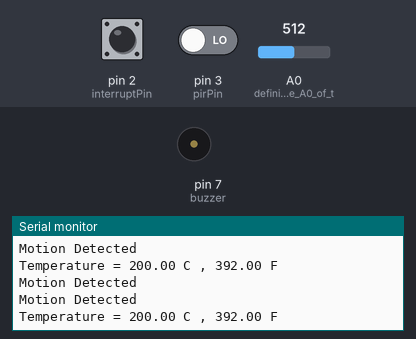
Recording of a sketch running on a simulated Arduino Uno, built with avr-gcc and run on an emulated ATmega328P. On the bench: buzzer (waves = sounding, pin HIGH), the last lines printed to the serial monitor. The inputs (shaded band) are chosen by the test bench; at power-on: pin 2 (interruptPin) LOW, A0 (defining_pin_mode_A0_of_t) = 512, pin 3 (pirPin) LOW.

Above: at 1.2 s.
1.3 s: pin 2 (interruptPin) pulled HIGH for 0.15 s
4.4 s: A0 (defining_pin_mode_A0_of_t) set to 321
At 5.5 s:
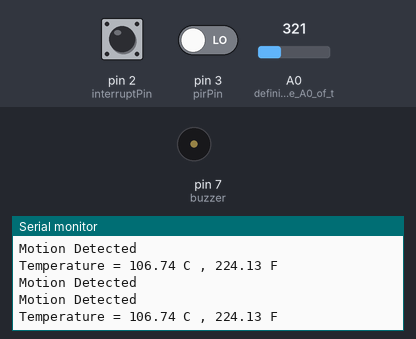
7.4 s: A0 (defining_pin_mode_A0_of_t) set to 297
At 8.5 s:
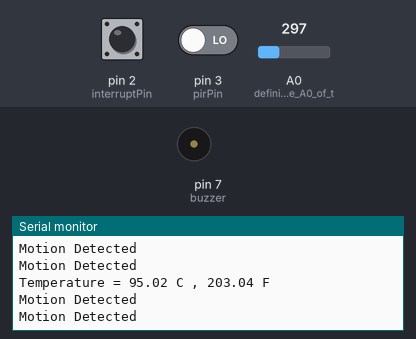
10.4 s: pin 3 (pirPin) driven HIGH
13.4 s: pin 2 (interruptPin) pulled HIGH for 1 s
17.4 s: pin 3 (pirPin) driven LOW
Timing chart, 0 to 20.4 s (numbered marks = the images above; inputs shaded):
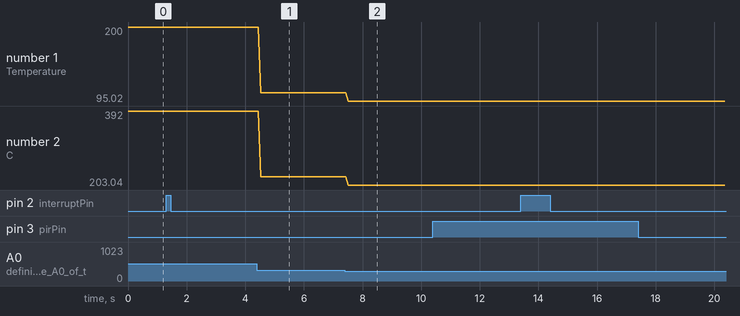

Measured:
- the behaviour switches between 308 and 307 on A0 (defining_pin_mode_A0_of_t) (found by bisection; images 1 and 2)
- after the input at 4.4 s, the serial monitor: prints a new line after 0.12 s (image 1)
- after the input at 7.4 s, the serial monitor: prints a new line after 0.11 s (image 2)
- plotted number 1: 200 → 106.74 after the input at 4.4 s, 106.74 → 95.02 after the input at 7.4 s
- plotted number 2: 392 → 224.13 after the input at 4.4 s, 224.13 → 203.04 after the input at 7.4 s

The sketch:

TaskM1_T4D.ino
```cpp
//Kanika Kukreja
//2110994766
//Task M1_T4D
//Here I used two motion sensors and 1 temperature sensor
//Corresponding toggling led to one motion sensor and buzzer to the
//other and another buzzer for the temperature sensor

//Defining some variables
float temp;
float tempC = 0;
float tempF = 0;
int buzzer = 7;//buzzer pin
int ledPin= 5; //led pin
int buzzerPin = 6; //2nd buzzer pin
int interruptPin = 2;
const int pirPin = 3;
const int pirPin2 = 4;


void setup()
{
  pinMode(A0, INPUT);//defining pin mode A0 of temerature sensor as an input
  pinMode(buzzer, OUTPUT);//defining the buzzer pin as an output pin
  pinMode (pirPin, INPUT);//defining the motion senor pin
  pinMode (pirPin2, INPUT);//defining the 2nd motion senor pin

  Serial.begin(9600);//beginning the serial communication

  attachInterrupt(digitalPinToInterrupt(interruptPin), interruptFunction, CHANGE);
  attachInterrupt(digitalPinToInterrupt(pirPin), motioninterrupt, CHANGE);
  attachInterrupt(digitalPinToInterrupt(pirPin2), motioninterruptFunc, CHANGE);
}

void loop()
{
  temp = analogRead(A0);
  temp =((temp*5)/1024);
  tempC = ((temp-0.5)*100);
  tempF = ((tempC)* 9/5 + 32);
  Serial.print("Temperature = ");
  Serial.print(tempC);
  Serial.print(" C , ");
  Serial.print(tempF);
  Serial.println(" F ");
  Serial.println("Motion Detected");
  Serial.println("Motion Detected");
}

void interruptFunction()
{
  if (temp <=22)
  {
    noTone(buzzer);
    delay(1000);
  }
  if (temp >= 18 && temp <= 22)
  {
    noTone(buzzer);
    delay(1000);
  }
  if (temp > 23)
  {
    tone(7, 1000);
    delay(200);
  }
}

void motioninterrupt()
{
  Serial.println("Motion Detected");
}

void motioninterruptFunc()
{
  Serial.println("Motion Detected");
}
```
